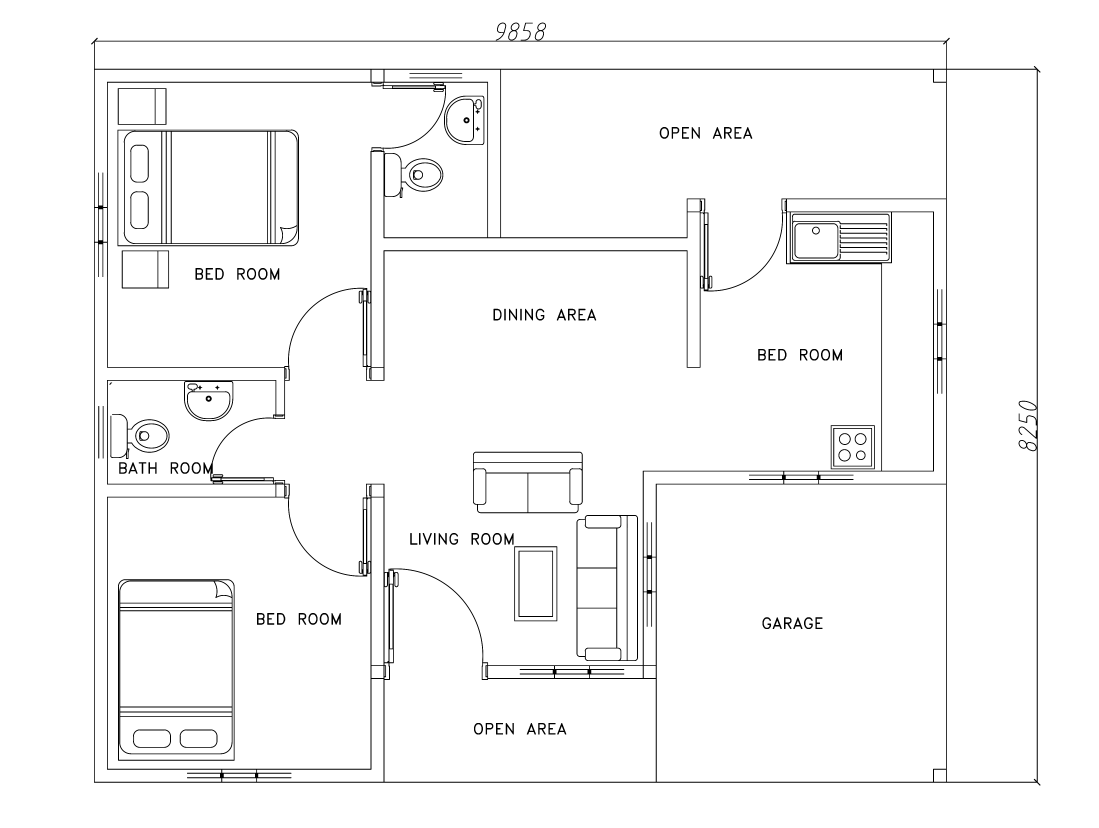
#> input picture backend/Test.jpeg, 4393 x 3311 px (shown at 1/4 size)
$ python -i detection.py   (imports and definitions only)
#> lines starting #> are read from the running program, lines starting #| are printed output that depends on the picture; after the words box and inside, x2 and y2 are one past the last pixel; in counts of white or black regions, pixels touching at a corner belong together
### backend/services/pdf_service.py
import sys, os
sys.path.insert(0, os.path.dirname(os.path.dirname(os.path.abspath(__file__))))

import hashlib
from pathlib import Path

RENDER_CACHE = Path("render_cache")
RENDER_CACHE.mkdir(exist_ok=True)


# [8 lines left out: function get_page_count, not called in this run]


def render_page_to_png(file_path: str, page: int = 1, dpi: int = 150) -> str:
#> called with file_path = '../Test.jpeg', page = 1, dpi = 200
    key = hashlib.md5(f"{file_path}:{page}:{dpi}".encode()).hexdigest()
    out = RENDER_CACHE / f"{key}.png"

    if out.exists():
        return str(out)

    ext = Path(file_path).suffix.lower()

    if ext == ".pdf":
        import fitz
        doc = fitz.open(file_path)
        p   = doc[page - 1]
        mat = fitz.Matrix(dpi / 72, dpi / 72)
        pix = p.get_pixmap(matrix=mat, alpha=False)
        pix.save(str(out))
        doc.close()
    else:
        from PIL import Image
        img = Image.open(file_path).convert("RGB")
#> img is the input picture: PIL image 4393x3311 RGB; min 0, max 255, mean 247.7
        img.thumbnail((4000, 4000))
#> img: PIL image 4000x3015 RGB
        img.save(str(out), "PNG")

    return str(out)

### backend/services/detection.py
import sys, os
sys.path.insert(0, os.path.dirname(os.path.dirname(os.path.abspath(__file__))))

import re
import cv2
import numpy as np
from PIL import Image

try:
    import pytesseract
    # Windows — set tesseract path
    pytesseract.pytesseract.tesseract_cmd = r"C:\Program Files\Tesseract-OCR\tesseract.exe"
    OCR_AVAILABLE = True
except ImportError:
    OCR_AVAILABLE = False

from services.pdf_service import render_page_to_png

_DIMENSION_RE = re.compile(r"\d+(\.\d+)?\s*(mm|in|\"|\u00b0|deg|±|\+|-)", re.IGNORECASE)
_TOLERANCE_RE = re.compile(r"[±]\s*\d|ISO\s*\d+|ASME|tol", re.IGNORECASE)
_GDT_RE       = re.compile(r"flatness|perpendicularity|runout|cylindricity", re.IGNORECASE)
_SURFACE_RE   = re.compile(r"Ra\s*\d|Rz\s*\d|N\d{1,2}", re.IGNORECASE)
_NOTE_RE      = re.compile(r"(NOTE|SEE|REF|SPEC|ALL|TYP|MATERIAL|FINISH)", re.IGNORECASE)


def _classify(text: str) -> str:
    if _DIMENSION_RE.search(text): return "dimension"
    if _TOLERANCE_RE.search(text): return "tolerance"
    if _GDT_RE.search(text):       return "gdt"
    if _SURFACE_RE.search(text):   return "surface_finish"
    if _NOTE_RE.search(text):      return "note"
    return "note"


def auto_detect_balloons(file_path: str, page: int = 1) -> list[dict]:
    png_path = render_page_to_png(file_path, page, dpi=200)
    img      = Image.open(png_path).convert("RGB")
    cv_img   = cv2.cvtColor(np.array(img), cv2.COLOR_RGB2BGR)
    h, w     = cv_img.shape[:2]
#> h = 3015; w = 4000

    if not OCR_AVAILABLE:
        return _fallback_grid(w, h)

    grey   = cv2.cvtColor(cv_img, cv2.COLOR_BGR2GRAY)
    blur   = cv2.GaussianBlur(grey, (3, 3), 0)
    thresh = cv2.adaptiveThreshold(blur, 255,
                cv2.ADAPTIVE_THRESH_GAUSSIAN_C, cv2.THRESH_BINARY, 11, 2)
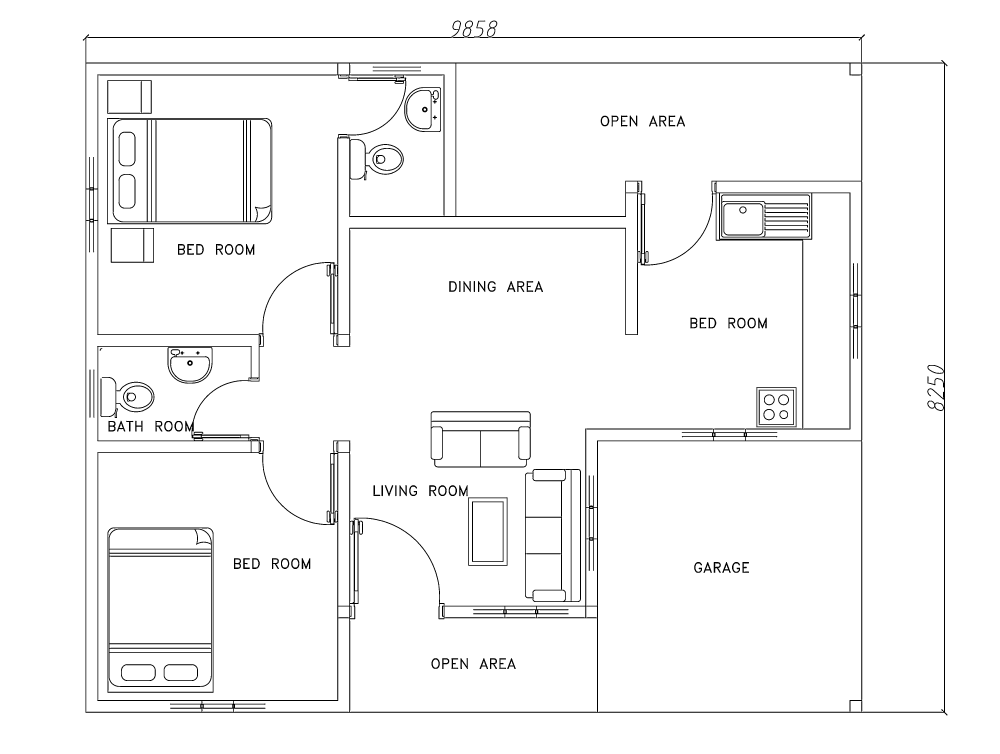
#> thresh: shape (3015, 4000) (shown at 1/4 size); 96.9% white; 124 black regions, largest, box (x1, y1, x2, y2) and area: (331, 137, 3790, 2862) 218486, (451, 477, 1083, 889) 15915, (435, 2115, 847, 2748) 15798

#> (the run stopped early here; a loop or call above may not have finished)
